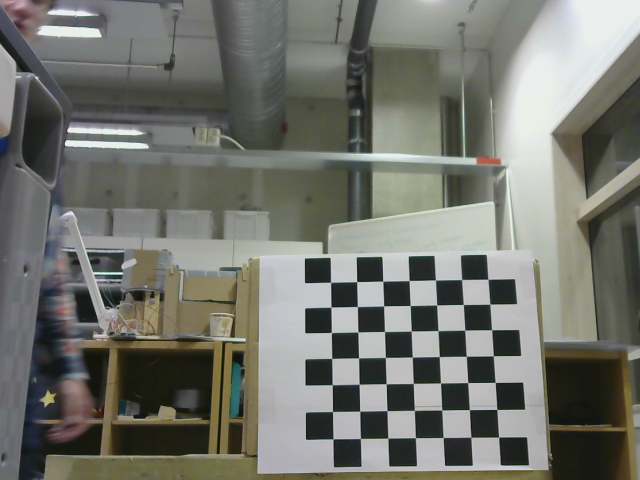
#> input picture chess_images/chessboard_right_1.png, 640 x 480 px; its folder holds 4 pictures in this run
$ python stereoCameraCalibration.py   (older library calls are emulated)
#> lines starting #> are read from the running program, lines starting #| are printed output that depends on the picture; pictures that were not available may be replaced by others from this repository, and a replacement may not be noted
import cv2
import numpy as np
import time

num_of_pictures = raw_input("how many picures pairs are there?")
#> the answer given: chess_images/chessboard_right_1.png
num_of_horizontal_crosses_on_chessboard = 7
num_of_vertical_crosses_on_chessboard = 7
width_of_squares = 2.5

objectPoints = []
rightImagePoints = []
leftImagePoints = []

for i in [1,2,3,4,5,6,11]:
    #print i
    right_image = cv2.imread("chess_images/chessboard_right_" + str(i) + ".png")
#> right_image is the input picture: shape (480, 640, 3); mean B, G, R 109.4, 116.7, 115.2
    left_image = cv2.imread("chess_images/chessboard_left_" + str(i) + ".png")
    right_gray = cv2.cvtColor(right_image, cv2.COLOR_BGR2GRAY)
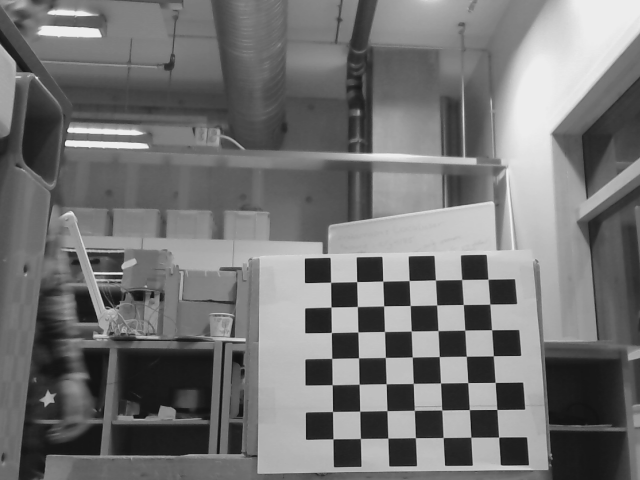
#> right_gray: shape (480, 640); min 16, max 239, mean 115.3
    left_gray = cv2.cvtColor(left_image, cv2.COLOR_BGR2GRAY)
    ret, right_corners = cv2.findChessboardCorners(right_gray, (num_of_vertical_crosses_on_chessboard, num_of_horizontal_crosses_on_chessboard))
#> ret = True; right_corners = 49 rows, first 8: [333, 438.9], [332.5, 411.5], [332.2, 384.7], [331.7, 358.4], [331.4, 332.5], [331, 307], [330.6, 282.3], [360.5, 438.4]
    #print right_corners
    rightImagePoints.append(right_corners)
    ret, left_corners = cv2.findChessboardCorners(left_gray, (num_of_vertical_crosses_on_chessboard, num_of_horizontal_crosses_on_chessboard))
#> left_corners has the same summary as right_corners
    leftImagePoints.append(left_corners)
    corner_points = []
    for h in range(0, num_of_horizontal_crosses_on_chessboard):
      for v in range(0, num_of_vertical_crosses_on_chessboard):
           tempArray = [v*width_of_squares, h*width_of_squares, 0]
           tempArray = np.float32(tempArray)
           corner_points.append(tempArray)
    objectPoints.append(corner_points)
#> pass 2 of the loop `for i in [1,2,3,4,5,6,11]:`:
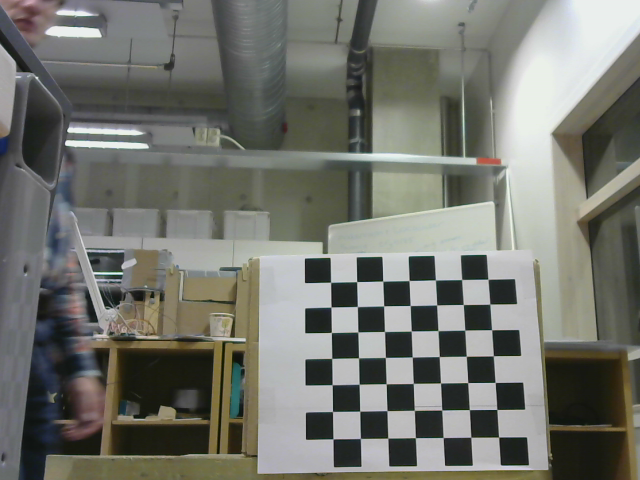
#> input picture chess_images/chessboard_right_2.png, 640 x 480 px
#> right_image is the input picture: shape (480, 640, 3); mean B, G, R 109.3, 116.4, 114.9
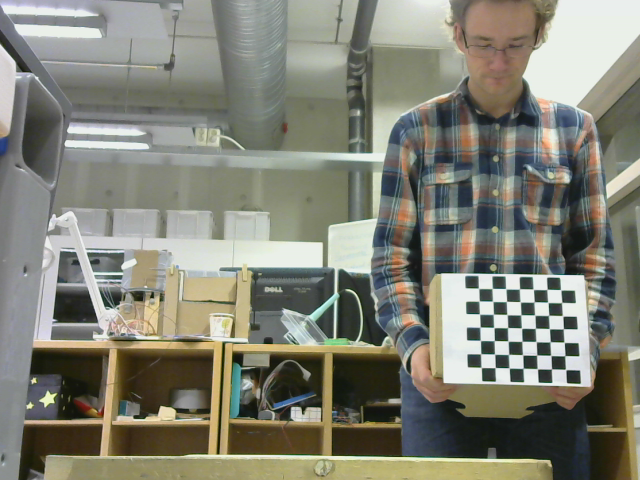
#> input picture chess_images/chessboard_right_11.png, 640 x 480 px, given in place of chessboard_left_2.png, which was not available
#> left_image is the input picture: shape (480, 640, 3); mean B, G, R 117.1, 129.9, 129.7
#> `left_gray = cv2.cvtColor(left_image, cv2.COLOR_BGR2GRAY)`:
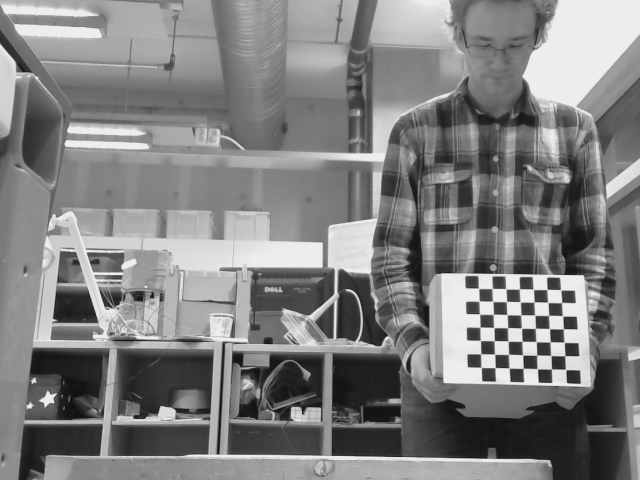
#> left_gray: shape (480, 640); min 17, max 240, mean 128.3
#> right_corners = 49 rows, first 8: [333, 439], [332.5, 411.5], [332.1, 384.7], [331.7, 358.4], [331.3, 332.4], [331, 307], [330.6, 282.3], [360.4, 438.4]
#> left_corners = 49 rows, first 8: [478.5, 288.4], [492.3, 288.4], [505.7, 288.7], [519.5, 288.8], [533.3, 289.3], [547.1, 289.3], [560.7, 289.8], [479.1, 301]
#> pass 3 of the loop `for i in [1,2,3,4,5,6,11]:`:
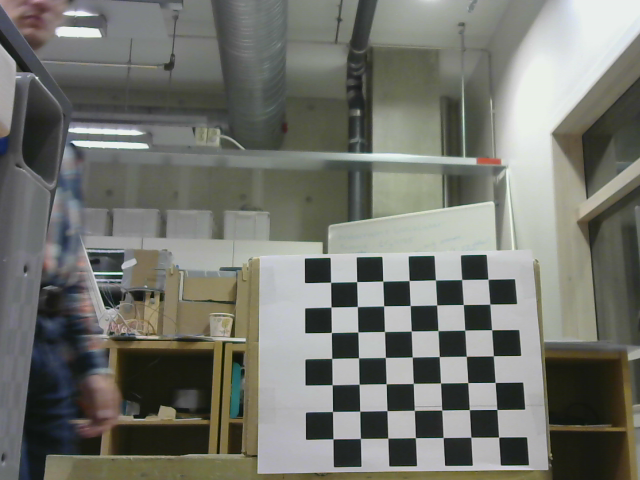
#> input picture chess_images/chessboard_right_3.png, 640 x 480 px
#> right_image is the input picture: shape (480, 640, 3); mean B, G, R 109.1, 116.1, 114.5
#> `right_gray = cv2.cvtColor(right_image, cv2.COLOR_BGR2GRAY)`:
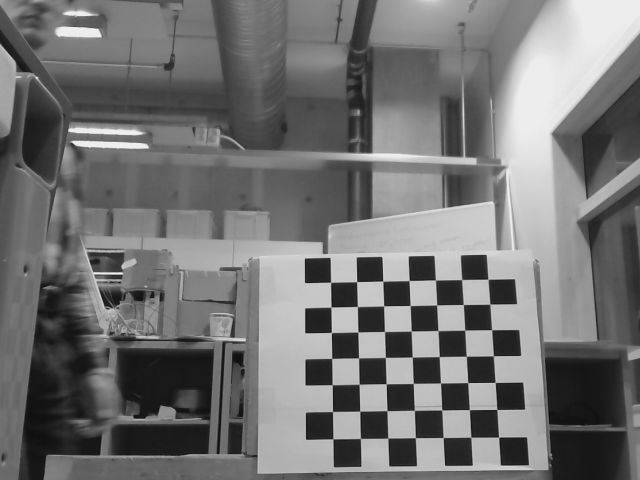
#> right_gray: shape (480, 640); min 16, max 239, mean 114.7
#> right_corners = 49 rows, first 8: [330.6, 282.3], [356.7, 281.6], [382.7, 281.1], [409.2, 280.5], [435.5, 280], [461.7, 279.5], [488, 279.3], [331, 307]
#> (the run stopped early here; a loop or call above may not have finished)
